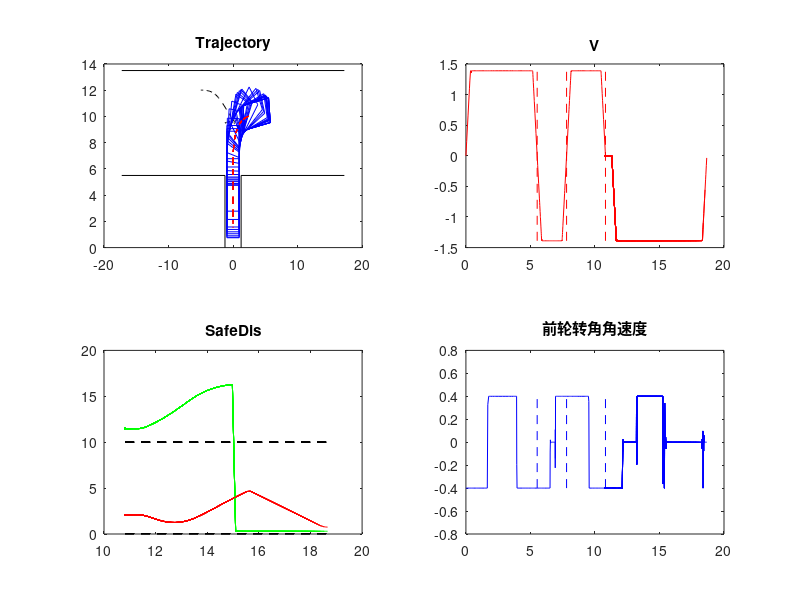

Write MATLAB code to recreate this figure.
function util_plot()
    load("paras.mat")
    load("output.mat")
    
    figure
    for i = 1:4
        state = output.solution(i).state;
        xmid_r = state(:, 1);
        ymid_r = state(:, 2);
        xmid_f = xmid_r + cos(state(:, 3)) .* paras.Car_L;
        ymid_f = ymid_r + sin(state(:, 3)) .* paras.Car_L;
        xmid_r = xmid_r - cos(state(:, 3)) .* (paras.Car_Length - paras.Car_L)/2;
        ymid_r = ymid_r - sin(state(:, 3)) .* (paras.Car_Length - paras.Car_L)/2;
        xmid_f = xmid_f + cos(state(:, 3)) .* (paras.Car_Length - paras.Car_L)/2;
        ymid_f = ymid_f + sin(state(:, 3)) .* (paras.Car_Length - paras.Car_L)/2;
    
        xr_r = xmid_r + cos(state(:, 3) - pi/2) .* paras.Car_Width/2;
        yr_r = ymid_r + sin(state(:, 3) - pi/2) .* paras.Car_Width/2;
        xr_l = xmid_r + cos(state(:, 3) + pi/2) .* paras.Car_Width/2;
        yr_l = ymid_r + sin(state(:, 3) + pi/2) .* paras.Car_Width/2;
        xf_r = xmid_f + cos(state(:, 3) - pi/2) .* paras.Car_Width/2;
        yf_r = ymid_f + sin(state(:, 3) - pi/2) .* paras.Car_Width/2;
        xf_l = xmid_f + cos(state(:, 3) + pi/2) .* paras.Car_Width/2;
        yf_l = ymid_f + sin(state(:, 3) + pi/2) .* paras.Car_Width/2;

        if i <= 3
            path_x = min([xr_r - paras.limits(1, 1), paras.limits(1, 2) - xr_r, ...
                          xr_l - paras.limits(1, 1), paras.limits(1, 2) - xr_l, ...
                          xf_r - paras.limits(1, 1), paras.limits(1, 2) - xf_r, ...
                          xf_l - paras.limits(1, 1), paras.limits(1, 2) - xf_l], [], 2);
            path_y = min([yr_r - (paras.limits(2, 1) + paras.Parking_Y), paras.limits(2, 2) - yr_r, ...
                          yr_l - (paras.limits(2, 1) + paras.Parking_Y), paras.limits(2, 2) - yr_l, ...
                          yf_r - (paras.limits(2, 1) + paras.Parking_Y), paras.limits(2, 2) - yf_r, ...
                          yf_l - (paras.limits(2, 1) + paras.Parking_Y), paras.limits(2, 2) - yf_l], [], 2);
        else
            path_x = min([(xr_r-paras.limits(1, 1)).*(yr_r>paras.Parking_Y) + (xr_r-(-paras.Parking_X/2)).*(yr_r<=paras.Parking_Y), ...
                          (paras.limits(1, 2)-xr_r).*(yr_r>paras.Parking_Y) + ((paras.Parking_X/2)-xr_r).*(yr_r<=paras.Parking_Y), ...
                          (xr_l-paras.limits(1, 1)).*(yr_l>paras.Parking_Y) + (xr_l-(-paras.Parking_X/2)).*(yr_l<=paras.Parking_Y), ...
                          (paras.limits(1, 2)-xr_l).*(yr_l>paras.Parking_Y) + ((paras.Parking_X/2)-xr_l).*(yr_l<=paras.Parking_Y), ...
                          (xf_r-paras.limits(1, 1)).*(yf_r>paras.Parking_Y) + (xf_r-(-paras.Parking_X/2)).*(yf_r<=paras.Parking_Y), ...
                          (paras.limits(1, 2)-xf_r).*(yf_r>paras.Parking_Y) + ((paras.Parking_X/2)-xf_r).*(yf_r<=paras.Parking_Y), ...
                          (xf_l-paras.limits(1, 1)).*(yf_l>paras.Parking_Y) + (xf_l-(-paras.Parking_X/2)).*(yf_l<=paras.Parking_Y), ...
                          (paras.limits(1, 2)-xf_l).*(yf_l>paras.Parking_Y) + ((paras.Parking_X/2)-xf_l).*(yf_l<=paras.Parking_Y)], [], 2);
            path_y = min([yr_r - paras.limits(2, 1), paras.limits(2, 2) - yr_r, ...
                          yr_l - paras.limits(2, 1), paras.limits(2, 2) - yr_l, ...
                          yf_r - paras.limits(2, 1), paras.limits(2, 2) - yf_r, ...
                          yf_l - paras.limits(2, 1), paras.limits(2, 2) - yf_l], [], 2);
        end

        clf
        subplot(2, 2, 1)
        plot([paras.limits(1, 1), paras.limits(1, 2)], [paras.limits(2, 2), paras.limits(2, 2)], "k")
        hold on
        plot([paras.limits(1, 1), -paras.Parking_X/2], [paras.Parking_Y, paras.Parking_Y], "k")
        hold on
        plot([paras.Parking_X/2, paras.limits(1, 2)], [paras.Parking_Y, paras.Parking_Y], "k")
        hold on
        plot([-paras.Parking_X/2, -paras.Parking_X/2], [paras.limits(2, 1), paras.Parking_Y], "k")
        hold on
        plot([paras.Parking_X/2, paras.Parking_X/2], [paras.limits(2, 1), paras.Parking_Y], "k")
        hold on
        
        if i>1
            for k = 1:(i-1)
                subplot(2, 2, 1)
                plot(output.solution(k).state(:, 1), output.solution(k).state(:, 2), "k--")
                hold on
                subplot(2, 2, 2)
                plot(output.solution(k).time(:, 1), output.solution(k).state(:, 5), "r")
                hold on
                plot([output.solution(k).time(end, 1), output.solution(k).time(end, 1)], [paras.limits(5, 1), paras.limits(5, 2)], "r--")
                hold on
                subplot(2, 2, 4)
                plot(output.solution(k).time(:, 1), output.solution(k).control(:, 1), "b")
                hold on
                plot([output.solution(k).time(end, 1), output.solution(k).time(end, 1)], [paras.controls(1, 1), paras.controls(1, 2)], "b--")
                hold on
            end
        end

        for j = 1:5:size(state, 1)
            subplot(2, 2, 1)
            plot([xr_r(j), xr_l(j)], [yr_r(j), yr_l(j)], "b")
            hold on
            plot([xr_l(j), xf_l(j)], [yr_l(j), yf_l(j)], "b")
            hold on
            plot([xf_l(j), xf_r(j)], [yf_l(j), yf_r(j)], "b")
            hold on
            plot([xf_r(j), xr_r(j)], [yf_r(j), yr_r(j)], "b")
            hold on
            plot(state(1:j, 1), state(1:j, 2), "r--")
            hold on
            title("Trajectory")
            subplot(2, 2, 2)
            plot(output.solution(i).time(1:j, 1), state(1:j, 5), "r")
            title("V")
            subplot(2, 2, 3)
            plot([output.solution(i).time(1, 1), output.solution(i).time(end, 1)], [paras.paths(1, 1), paras.paths(1, 1)], "k--")
            hold on
            plot([output.solution(i).time(1, 1), output.solution(i).time(end, 1)], [10.0, 10.0], "k--")
            hold on
            plot(output.solution(i).time(1:j, 1), path_x(1:j), "g")
            hold on
            plot(output.solution(i).time(1:j, 1), path_y(1:j), "r")
            hold on
            title("SafeDis")
            subplot(2, 2, 4)
            plot(output.solution(i).time(1:j, 1), output.solution(i).control(1:j, 1), "b")
            title("前轮转角角速度")
            pause(0.05)
        end
    end
end